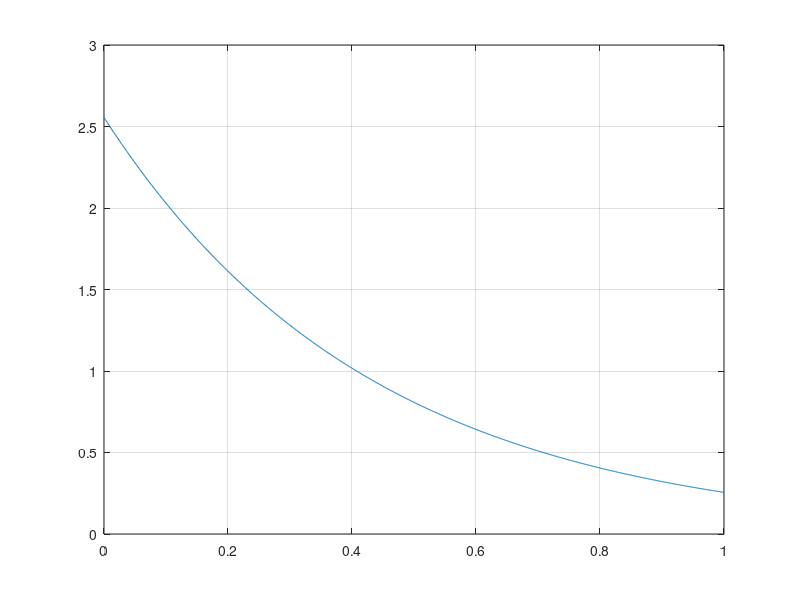
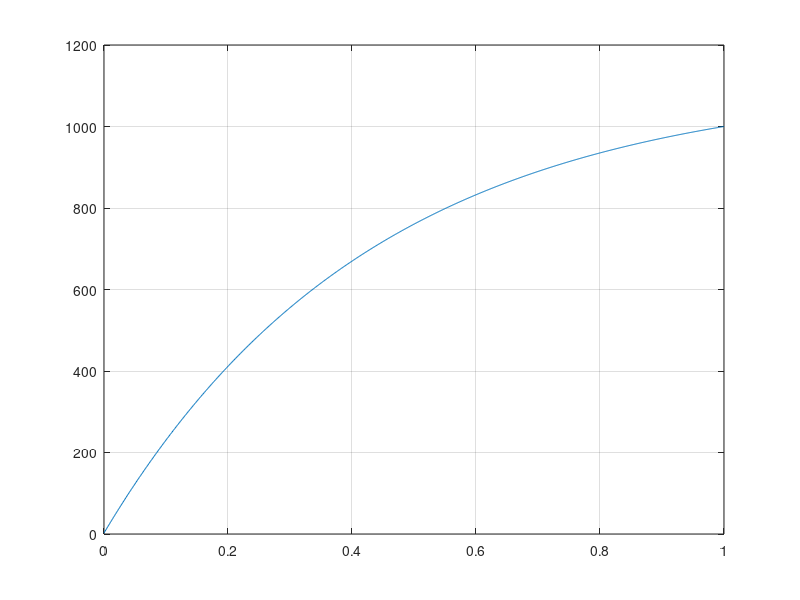
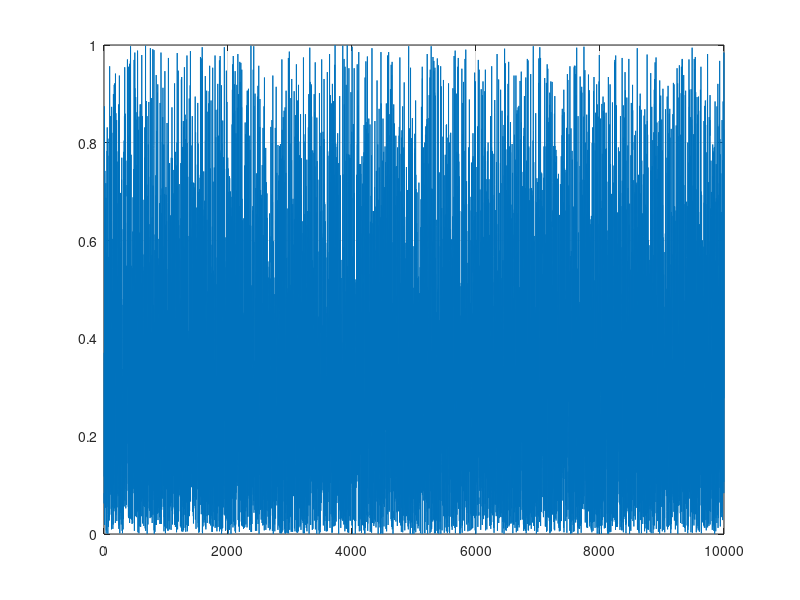

Here is the MATLAB script that generated these plots, in order:
clear x
clear pdf
clear aband


x2=1;

a=(1/x2)*log(0.10);   %  10% at end

dx=0.001;

nt=floor(x2/dx);

x=zeros((nt+1),1);
pdf=zeros((nt+1),1);

for i=1:(nt+1)
   x(i)=(i-1)*dx; 
   pdf(i)=a*exp(a*x(i));
end    

area=sum(pdf)*dx;

pdf=pdf/area;

figure(1)
plot(x,pdf)
grid on;



aband=zeros(nt,2);

cpdf=cumsum(pdf);

for i=1:nt
    aband(i,2)=(x(i)+x(i+1))*0.5;
    aband(i,1)=(cpdf(i)+cpdf(i+1))*dx/2;
end

figure(8)
plot(x,cpdf)
grid on;

N=10000;

clear xx
clear yy

xx=zeros(N,1);
yy=zeros(N,1);

for i=1:N
   q=rand();
   tmp = abs(aband(:,1)-q);
   [c, idx] = min(tmp); %index of closest value
   ab = aband(idx,2); %closest value   
   xx(i)=i;
   yy(i)=ab;
end

cc=[xx yy];
figure(9);
plot(xx,yy);
grid on;











